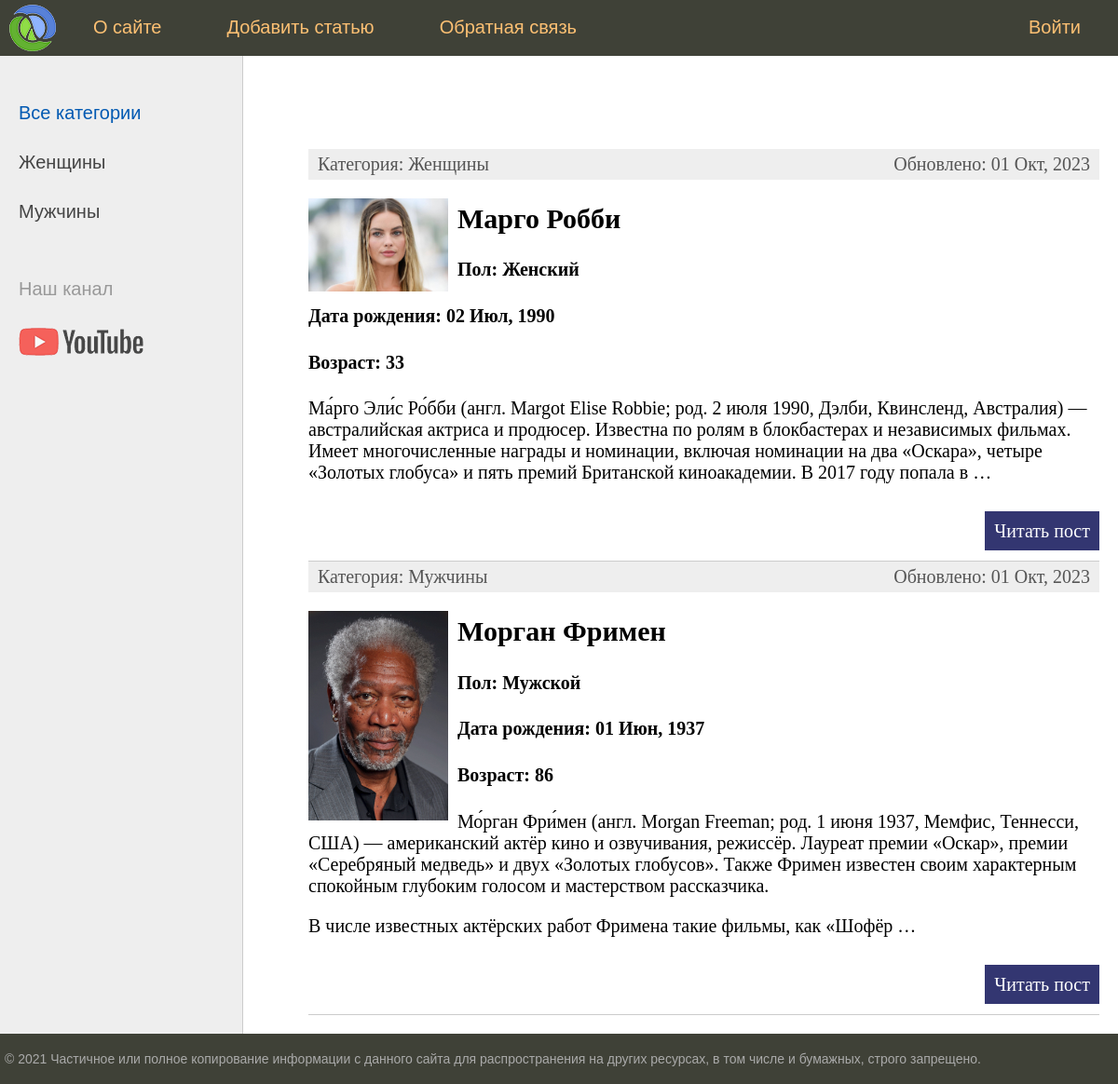
The page / on the database its author committed.
### actors/models.py (models this page shows, shortened)
class Category(models.Model):
    name = models.CharField(max_length=100, db_index=True, verbose_name="Категория")
    slug = models.SlugField(max_length=255, unique=True, db_index=True, verbose_name="URL")
    def __str__(self):
        return self.name
    def get_absolute_url(self):
        return reverse('category', kwargs={'cat_id': self.pk})
    class Meta:
        verbose_name = 'категорию'
        verbose_name_plural = 'Категории'
        ordering = ['id']

class Actors(models.Model):
    title = models.CharField(max_length=255, verbose_name='Заголовок')
    slug = models.SlugField(max_length=100, unique=True, db_index=True, verbose_name='URL')
    sex = models.CharField(max_length=100, verbose_name='Пол')
    birth = models.DateField(blank=True, verbose_name='Дата рождения')
    death = models.DateField(blank=True, null=True, verbose_name='Дата смерти')
    bio = models.TextField(blank=True, verbose_name='Биография')
    photo = models.ImageField(upload_to='photos%Y/%m/%d/', verbose_name='Фото')
    crt_time = models.DateTimeField(auto_now_add=True, verbose_name='Время создания')
    upd_time = models.DateTimeField(auto_now=True, verbose_name='Время обновления')
    is_published = models.BooleanField(default=True, verbose_name='Публикация')
    cat = models.ForeignKey('Category', on_delete=models.PROTECT, verbose_name='Категория', null=True)
    def get_age(self):
        b_s = str(self.birth)
        date_format = '%Y-%m-%d'
        if self.death is None:
            temp = datetime.today() - datetime.strptime(b_s, date_format)
        else:
            d_s = str(self.death)
            temp = datetime.strptime(d_s, date_format) - datetime.strptime(b_s, date_format)
        return temp.days // 365
    def get_absolute_url(self):
        return reverse('post', kwargs={'post_id': self.pk})
    class Meta:
        verbose_name = 'актёров'
        verbose_name_plural = 'Актёры'
        ordering = ['-crt_time', 'title']

### actors/views.py (the view)
# urls.py: path('', start_page, name='home'),
def start_page(request):
    posts = Actors.objects.all()
    cats = Category.objects.all()
    context = {
        'title': 'Главная страница',
        'menu': menu,
        'posts': posts,
        'cat_selected': 0,
        'cats': cats,
    }
    return render(request, 'actors/startpage.html', context=context)

### actors/templates/actors/startpage.html (shortened to what this page needs)
{% extends 'actors/base.html' %}
{% block content %}
<ul class="list-articles">
	{% for p in posts %}
			<li><div class="article-panel">
				<p class="first">Категория: {{p.cat}}</p>
				<p class="last">Обновлено: {{p.upd_time|date:'d M, Y'}}</p>
			</div>
{% if p.photo %}
	<p><img class="img-article-left thumb" src="{{p.photo.url}}"></p>
{% endif %}
				<h2>{{p.title}}</h2>
				<h4>Пол: {{p.sex}}</h4>
				<h4>Дата рождения: {{p.birth|date:'d M, Y'}}</h4>
				<h4>Возраст: {{p.get_age}}</h4>
	{% autoescape on %}
	{{p.bio|linebreaks|truncatewords:50}}
	{% endautoescape %}
			<p class="link-read-post"><a href="{{p.get_absolute_url}}">Читать пост</a></p>
			</li>
	{% endfor %}
</ul>
{% endblock %}

### actors/templates/actors/base.html (shortened to what this page needs)
{% load static %}
<!DOCTYPE html>
<html>
<head>
	<link type="text/css" href="{% static 'actors/css/styles.css' %}" rel="stylesheet" />
</head>
<body>
<table class="table-page" border=0 cellpadding="0" cellspacing="0">
<tr><td valign=top>
{% block mainmenu %}
		<div class="header">
			<ul id="mainmenu" class="mainmenu">
			<li class="logo"><a href="{% url 'home' %}"><div class="logo"></div></a></li>
{% for m in menu %}
	{% if not forloop.last %}
			<li><a href="{% url m.url_name %}">{{m.title}}</a></li>
	{% else %}
			<li class="last"><a href="{% url m.url_name %}">{{m.title}}</a></li>
	{% endif %}
{% endfor %}
			</ul>
		</div>
{% endblock mainmenu %}
<table class="table-content" border=0 cellpadding="0" cellspacing="0">
<tr>
	<td valign="top" class="left-chapters">
	<ul id="leftchapters">
{% if cat_selected == 0 %}
		<li class="selected">Все категории</li>
{% else %}
		<li><a href="{% url 'home' %}">Все категории</a></li>
{% endif %}
{% for c in cats %}
	{% if c.pk == cat_selected %}
		<li class="selected">{{c.name}}</li>
	{% else %}
		<li><a href="{{ c.get_absolute_url }}">{{c.name}}</a></li>
	{% endif %}
{% endfor %}
		<li class="share">
		<p>Наш канал</p>
		<a class="share-yt" href="https://www.youtube.com/channel/UClJzWfGWuGJL2t-3dYKcHTA/playlists" target="_blank" rel="nofollow"></a>
		</li>
	</ul>
</td>
<td valign="top" class="content">
	<div class="content-text">
{% block content %}
{% endblock %}
	</div>
</td></tr></table>
</td></tr>
<tr><td valign=top>
	<div id="footer">
		<p>&copy; 2021 Частичное или полное копирование информации с данного сайта для распространения на других ресурсах, в том числе и бумажных, строго запрещено.</p>
	</div>
</td></tr></table>
</body>
</html>

### actors/static/actors/css/styles.css (style rules this page uses)
html, body { font-family: 'Arial'; margin: 0; padding: 0; height: 100%; width: 100%; color: #444; }
a { color: #0059b2; text-decoration: none; }
img { max-width: 600px; height: auto; }
img.img-article-left { max-width: 300px; height: auto; float: left; padding: 0 10px 10px 0; }
img.img-article-left.thumb { max-width: 150px; height: auto; }
p.link-read-post { text-align: right; }
p.link-read-post a { padding: 10px; min-width: 100px; background: #333671; color: #fff; text-decoration: none; }
div.article-panel { background: #eee; padding: 5px 10px 5px 10px; box-sizing border-box; overflow: hidden; color: #555; }
div.article-panel p.first { margin: 0; float: left; }
div.article-panel p.last { margin: 0; float: right; }
ul.list-articles { list-style: none; margin: 0; padding: 0; }
ul.list-articles li { border-bottom: 1px solid #ccc; }
.table-page { width: 100%; height: 100%; vertical-align: top; }
.table-page tr { height: 100%; }
.header { background: #3F4137; height: 60px; }
.logo { background: url('../images/logo.png') no-repeat 10px 5px; width: 70px; height: 60px; }
ul.mainmenu { list-style: none; margin: 0; padding: 0; height: 60px; color: #fdc073; font-size: 20px; overflow: hidden; }
ul.mainmenu li { float: left; margin: 18px 40px 0 30px; }
ul.mainmenu li.logo { margin: 0; }
ul.mainmenu li.last { float: right; }
ul.mainmenu li a { color: #fdc073; text-decoration: none; }
.table-content { width: 100%; min-height: 100%; height: 100%; }
.left-chapters { margin: 0; background: #eee; border-right: 1px solid #ccc; min-height: 100%; }
.left-chapters ul { width: 230px; min-height: 100%; margin: 0; padding: 20px 10px 10px 20px; list-style: none; font-size: 20px; }
.left-chapters ul li { margin: 30px 0 0 0; color: #999; }
.left-chapters ul li.selected { color: #0059b2; }
.left-chapters ul li a { color: #444; text-decoration: none; }
.left-chapters ul li.share { margin: 60px 0 0 0; }
.left-chapters ul li.share p { margin: 30px 0 30px 0; }
.left-chapters ul li.share a { display: inline-block; width: 40px; height: 40px; margin: 0 20px 0 0; }
.left-chapters ul li.share a.share-yt { width: 100%; height: 30px; background: url('../images/share_yt.png') no-repeat 0 0 }
.content { padding: 40px 20px 20px 40px; width: 100%; box-sizing: border-box; }
.content-text { margin: 60px 0 0 30px; color: #000; font-size: 20px; font-family: Yandex Sans Display Light; }
#footer { box-sizing: border-box; background: #3F4137; padding: 5px; color: #aaa; font-size: 14px; font-family: Verdana, Geneva, Arial, Helvetica; text-align: left; overflow: hidden; }

### rows shown on the page
Category: name "Женщины"
Category: name "Мужчины"
Actors: cat "Женщины", upd_time "01 Окт, 2023", photo (picture), title "Марго Робби", sex "Женcкий", birth "02 Июл, 1990", get_age "33", bio "Ма́рго Эли́с Ро́бби (англ. Margot Elise Robbie; род. 2 июля 1990, Дэлби, Квинсленд, Австралия) — австралийская актриса и продюсер. Известна по ролям в блокбастерах и независимых фильмах. Имеет многочисленные награды и номинации, включая номинации на два «Оскара», четыре «Золотых глобуса» и пять премий Британской киноакадемии. В 2017 году попала в …"
Actors: cat "Мужчины", upd_time "01 Окт, 2023", photo (picture), title "Морган Фримен", sex "Мужской", birth "01 Июн, 1937", get_age "86", bio "Мо́рган Фри́мен (англ. Morgan Freeman; род. 1 июня 1937, Мемфис, Теннесси, США) — американский актёр кино и озвучивания, режиссёр. Лауреат премии «Оскар», премии «Серебряный медведь» и двух «Золотых глобусов». Также Фримен известен своим характерным спокойным глубоким голосом и мастерством рассказчика. В числе известных актёрских работ Фримена такие фильмы, как «Шофёр …"

### other values the page prints
{{ m.title }} "О сайте" "Добавить статью" "Обратная связь"
{{ m.title }} "Войти"
